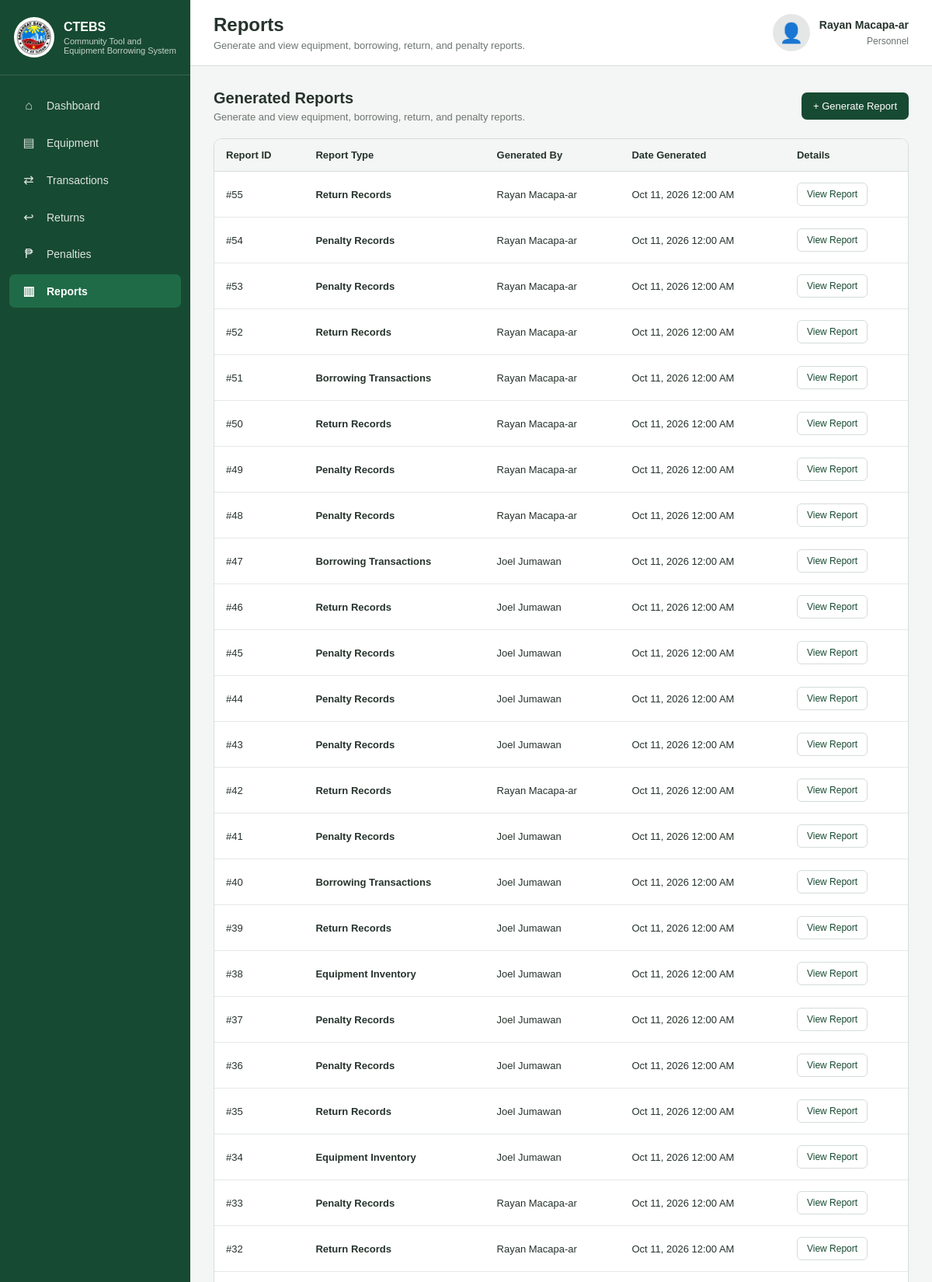
The app's page /personnel/reports.php (signed in, upper part) with its own data.
### tables this page shows
CREATE TABLE `reports` (
  `report_id` int(11) NOT NULL,
  `report_type` varchar(40) DEFAULT NULL,
  `generated_by` varchar(40) DEFAULT NULL,
  `date_generated` date DEFAULT NULL,
  `details` longtext DEFAULT NULL,
  `equipment_id` int(11) DEFAULT NULL,
  `return_id` int(11) DEFAULT NULL
);

CREATE TABLE `user` (
  `user_id` int(11) NOT NULL,
  `name` varchar(40) DEFAULT NULL,
  `address` varchar(40) DEFAULT NULL,
  `username` varchar(40) DEFAULT NULL,
  `password` varchar(40) DEFAULT NULL,
  `role` varchar(40) DEFAULT NULL
);

### personnel/reports.php (the view, shortened to what this page needs)
<?php
require_once "../includes/db.php";
$sql = "SELECT r.report_id, r.report_type, r.date_generated, r.details,
               u.name AS generated_by_name
        FROM reports r
        LEFT JOIN `user` u ON r.generated_by = u.user_id
        ORDER BY r.report_id DESC";
$query = mysqli_query($connect, $sql);
?>
<!DOCTYPE html>
<html lang="en">
<head>
    <link rel="stylesheet" href="../css/style.css">
</head>
<body>
<div class="admin-layout">
    <aside class="sidebar">
        <div class="sidebar-brand">
            <img src="../img/barangay-logo.png" alt="Barangay San Miguel Logo">
            <div><strong>CTEBS</strong><span>Community Tool and Equipment Borrowing System</span></div>
        </div>
        <nav class="sidebar-menu">
            <a href="dashboard.php"><span class="menu-icon">⌂</span>Dashboard</a>
            <a href="equipment.php"><span class="menu-icon">▤</span>Equipment</a>
            <a href="transactions.php"><span class="menu-icon">⇄</span>Transactions</a>
            <a href="returns.php"><span class="menu-icon">↩</span>Returns</a>
            <a href="penalties.php"><span class="menu-icon">₱</span>Penalties</a>
            <a href="reports.php" class="active"><span class="menu-icon">▥</span>Reports</a>
        </nav>
    </aside>
    <main class="main-content">
        <header class="topbar">
            <div><h1>Reports</h1><p>Generate and view equipment, borrowing, return, and penalty reports.</p></div>
            <div class="admin-profile">
                <div class="profile-avatar"><span>👤</span></div>
                <div class="profile-info"><strong><?php echo htmlspecialchars($_SESSION['name'] ?? 'Personnel'); ?></strong><span>Personnel</span></div>
            </div>
        </header>
        <section class="report-content">
            <div class="report-header">
                <div><h2>Generated Reports</h2><p>Generate and view equipment, borrowing, return, and penalty reports.</p></div>
                <button type="button" class="generate-report-button" onclick="openReportModal()">+ Generate Report</button>
            </div>
            <div class="report-card">
                <div class="table-container">
                    <table>
                        <thead><tr><th>Report ID</th><th>Report Type</th><th>Generated By</th><th>Date Generated</th><th>Details</th></tr></thead>
                        <tbody>
                        <?php if ($query && mysqli_num_rows($query) > 0): ?>
                            <?php while ($row = mysqli_fetch_assoc($query)): ?>
                                <?php $detailsJson = json_encode((string) ($row['details'] ?? ''), JSON_HEX_TAG | JSON_HEX_APOS | JSON_HEX_QUOT | JSON_HEX_AMP); ?>
                                <tr>
                                    <td>#<?php echo (int) $row['report_id']; ?></td>
                                    <td><span class="report-type"><?php echo htmlspecialchars($row['report_type'] ?? 'Unknown'); ?></span></td>
                                    <td><?php echo htmlspecialchars($row['generated_by_name'] ?? 'Unknown'); ?></td>
                                    <td><?php echo !empty($row['date_generated']) ? date('M d, Y h:i A', strtotime($row['date_generated'])) : '-'; ?></td>
                                    <td><button type="button" class="view-report-button" data-report-details="<?php echo htmlspecialchars($detailsJson ?: '""', ENT_QUOTES, 'UTF-8'); ?>" onclick="viewReport(JSON.parse(this.dataset.reportDetails))">View Report</button></td>
                                </tr>
                            <?php endwhile; ?>
                        <?php else: ?>
                            <tr><td colspan="5" class="empty-state"><?php echo $query ? 'No reports have been generated yet.' : 'Reports could not be loaded. Please try again later.'; ?></td></tr>
                        <?php endif; ?>
                        </tbody>
                    </table>
                </div>
            </div>
        </section>
    </main>
</div>
</body>
</html>

### css/style.css (style rules this page uses)
* { margin: 0; padding: 0; box-sizing: border-box; }
body { font-family: Arial, Helvetica, sans-serif; background-color: #f4f6f5; color: #26332c; }
.admin-layout { min-height: 100vh; display: flex; background-color: #f4f6f5; }
.sidebar { width: 245px; min-height: 100vh; background-color: #174a32; color: #ffffff; display: flex; flex-direction: column; position: fixed; left: 0; top: 0; bottom: 0; }
.sidebar-brand { display: flex; align-items: center; gap: 12px; padding: 22px 18px; border-bottom: 1px solid rgba(255, 255, 255, 0.15); }
.sidebar-brand img { width: 52px; height: 52px; object-fit: contain; background-color: #ffffff; border-radius: 50%; padding: 2px; }
.sidebar-brand span { display: block; font-size: 11px; margin-top: 3px; opacity: 0.75; }
.sidebar-menu { padding: 18px 12px; flex: 1; }
.sidebar-menu a { display: flex; align-items: center; gap: 12px; color: rgba(255, 255, 255, 0.85); text-decoration: none; padding: 12px 14px; margin-bottom: 5px; border-radius: 7px; font-size: 14px; transition: 0.2s; }
.sidebar-menu a.active { background-color: #1f6b47; color: #ffffff; font-weight: bold; }
.menu-icon { width: 22px; text-align: center; font-size: 16px; }
.main-content { margin-left: 245px; width: calc(100% - 245px); min-height: 100vh; }
.topbar { background-color: #ffffff; min-height: 82px; padding: 18px 30px; border-bottom: 1px solid #d5ddd8; display: flex; align-items: center; justify-content: space-between; }
.topbar h1 { font-size: 24px; color: #26332c; margin: 0 0 5px; }
.topbar p { color: #6c756f; font-size: 13px; margin: 0; }
.admin-profile { display: flex; align-items: center; }
.profile-info { text-align: right; }
.profile-info strong { display: block; color: #26332c; font-size: 14px; }
.profile-info span { display: block; color: #6c756f; font-size: 12px; margin-top: 3px; }
.table-container { width: 100%; overflow-x: auto; }
table { width: 100%; border-collapse: collapse; }
table th { background-color: #f8faf9; color: #6c756f; font-size: 12px; font-weight: bold; text-align: left; padding: 13px 18px; border-bottom: 1px solid #d5ddd8; white-space: nowrap; }
table td { color: #26332c; font-size: 13px; padding: 15px 18px; border-bottom: 1px solid #edf0ee; white-space: nowrap; }
.admin-profile { display: flex; align-items: center; gap: 12px; }
.profile-avatar { width: 48px; height: 48px; border-radius: 50%; background: #e5e7e6; display: flex; align-items: center; justify-content: center; font-size: 25px; overflow: hidden; }
.profile-info { display: flex; flex-direction: column; gap: 3px; }
.profile-info strong { font-size: 14px; font-weight: 600; color: #26332c; }
.profile-info span { font-size: 12px; color: #6c756f; }
.table-container table { width: 100%; border-collapse: collapse; }
.table-container th { padding: 13px 15px; background: #f4f6f5; border-bottom: 1px solid #d5ddd8; color: #26332c; font-size: 13px; font-weight: 600; text-align: left; }
.table-container td { padding: 14px 15px; border-bottom: 1px solid #e5e9e7; color: #26332c; font-size: 13px; }
.report-content { padding: 30px; }
.report-header { display: flex; justify-content: space-between; align-items: center; margin-bottom: 20px; }
.report-header h2 { margin: 0 0 5px; font-size: 20px; color: #26332c; }
.report-header p { margin: 0; font-size: 13px; color: #6c756f; }
.report-card { background: #ffffff; border: 1px solid #d5ddd8; border-radius: 10px; overflow: hidden; }
.generate-report-button, .confirm-report-button { border: none; background: #174a32; color: #ffffff; padding: 10px 15px; border-radius: 7px; font-size: 13px; cursor: pointer; font-family: inherit; }
.report-type { font-size: 13px; font-weight: 600; color: #26332c; }
.view-report-button { border: 1px solid #d5ddd8; background: #ffffff; color: #174a32; padding: 7px 12px; border-radius: 6px; font-size: 12px; cursor: pointer; font-family: inherit; }

### records on screen
reports: report_id "55", report_type "Return Records", user.name "Rayan Macapa-ar", date_generated "Oct 11, 2026 12:00 AM"
reports: report_id "54", report_type "Penalty Records", user.name "Rayan Macapa-ar", date_generated "Oct 11, 2026 12:00 AM"
reports: report_id "53", report_type "Penalty Records", user.name "Rayan Macapa-ar", date_generated "Oct 11, 2026 12:00 AM"
reports: report_id "52", report_type "Return Records", user.name "Rayan Macapa-ar", date_generated "Oct 11, 2026 12:00 AM"
reports: report_id "51", report_type "Borrowing Transactions", user.name "Rayan Macapa-ar", date_generated "Oct 11, 2026 12:00 AM"
reports: report_id "50", report_type "Return Records", user.name "Rayan Macapa-ar", date_generated "Oct 11, 2026 12:00 AM"
reports: report_id "49", report_type "Penalty Records", user.name "Rayan Macapa-ar", date_generated "Oct 11, 2026 12:00 AM"
reports: report_id "48", report_type "Penalty Records", user.name "Rayan Macapa-ar", date_generated "Oct 11, 2026 12:00 AM"
reports: report_id "47", report_type "Borrowing Transactions", user.name "Joel Jumawan", date_generated "Oct 11, 2026 12:00 AM"
reports: report_id "46", report_type "Return Records", user.name "Joel Jumawan", date_generated "Oct 11, 2026 12:00 AM"
reports: report_id "45", report_type "Penalty Records", user.name "Joel Jumawan", date_generated "Oct 11, 2026 12:00 AM"
reports: report_id "44", report_type "Penalty Records", user.name "Joel Jumawan", date_generated "Oct 11, 2026 12:00 AM"
reports: report_id "43", report_type "Penalty Records", user.name "Joel Jumawan", date_generated "Oct 11, 2026 12:00 AM"
reports: report_id "42", report_type "Return Records", user.name "Rayan Macapa-ar", date_generated "Oct 11, 2026 12:00 AM"
reports: report_id "41", report_type "Penalty Records", user.name "Joel Jumawan", date_generated "Oct 11, 2026 12:00 AM"
reports: report_id "40", report_type "Borrowing Transactions", user.name "Joel Jumawan", date_generated "Oct 11, 2026 12:00 AM"
reports: report_id "39", report_type "Return Records", user.name "Joel Jumawan", date_generated "Oct 11, 2026 12:00 AM"
reports: report_id "38", report_type "Equipment Inventory", user.name "Joel Jumawan", date_generated "Oct 11, 2026 12:00 AM"
reports: report_id "37", report_type "Penalty Records", user.name "Joel Jumawan", date_generated "Oct 11, 2026 12:00 AM"
reports: report_id "36", report_type "Penalty Records", user.name "Joel Jumawan", date_generated "Oct 11, 2026 12:00 AM"
reports: report_id "35", report_type "Return Records", user.name "Joel Jumawan", date_generated "Oct 11, 2026 12:00 AM"
reports: report_id "34", report_type "Equipment Inventory", user.name "Joel Jumawan", date_generated "Oct 11, 2026 12:00 AM"
reports: report_id "33", report_type "Penalty Records", user.name "Rayan Macapa-ar", date_generated "Oct 11, 2026 12:00 AM"
reports: report_id "32", report_type "Return Records", user.name "Rayan Macapa-ar", date_generated "Oct 11, 2026 12:00 AM"

### other values on screen
$_SESSION['name'] "Rayan Macapa-ar"
